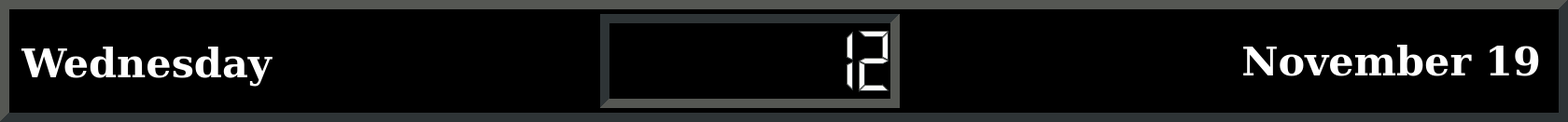
   <widget class="QFrame" name="dateTime_Widget">
    <property name="geometry">
     <rect>
      <x>0</x>
      <y>0</y>
      <width>1680</width>
      <height>131</height>
     </rect>
    </property>
    <property name="palette">
     <palette>
      <active>
       <colorrole role="WindowText">
        <brush brushstyle="SolidPattern">
         <color alpha="255">
          <red>255</red>
          <green>255</green>
          <blue>255</blue>
         </color>
        </brush>
       </colorrole>
       <colorrole role="Button">
        <brush brushstyle="SolidPattern">
         <color alpha="255">
          <red>0</red>
          <green>0</green>
          <blue>0</blue>
         </color>
        </brush>
       </colorrole>
       <colorrole role="Light">
        <brush brushstyle="SolidPattern">
         <color alpha="255">
          <red>85</red>
          <green>87</green>
          <blue>83</blue>
         </color>
        </brush>
       </colorrole>
       <colorrole role="Midlight">
        <brush brushstyle="SolidPattern">
         <color alpha="255">
          <red>85</red>
          <green>87</green>
          <blue>83</blue>
         </color>
        </brush>
       </colorrole>
       <colorrole role="Dark">
        <brush brushstyle="SolidPattern">
         <color alpha="255">
          <red>46</red>
          <green>52</green>
          <blue>54</blue>
         </color>
        </brush>
       </colorrole>
       <colorrole role="Mid">
        <brush brushstyle="SolidPattern">
         <color alpha="255">
          <red>0</red>
          <green>0</green>
          <blue>0</blue>
         </color>
        </brush>
       </colorrole>
       <colorrole role="Text">
        <brush brushstyle="SolidPattern">
         <color alpha="255">
          <red>255</red>
          <green>255</green>
          <blue>255</blue>
         </color>
        </brush>
       </colorrole>
       <colorrole role="BrightText">
        <brush brushstyle="SolidPattern">
         <color alpha="255">
          <red>255</red>
          <green>255</green>
          <blue>255</blue>
         </color>
        </brush>
       </colorrole>
       <colorrole role="ButtonText">
        <brush brushstyle="SolidPattern">
         <color alpha="255">
          <red>255</red>
          <green>255</green>
          <blue>255</blue>
         </color>
        </brush>
       </colorrole>
       <colorrole role="Base">
        <brush brushstyle="SolidPattern">
         <color alpha="255">
          <red>0</red>
          <green>0</green>
          <blue>0</blue>
         </color>
        </brush>
       </colorrole>
       <colorrole role="Window">
        <brush brushstyle="SolidPattern">
         <color alpha="255">
          <red>0</red>
          <green>0</green>
          <blue>0</blue>
         </color>
        </brush>
       </colorrole>
       <colorrole role="Shadow">
        <brush brushstyle="SolidPattern">
         <color alpha="255">
          <red>0</red>
          <green>0</green>
          <blue>0</blue>
         </color>
        </brush>
       </colorrole>
       <colorrole role="AlternateBase">
        <brush brushstyle="SolidPattern">
         <color alpha="255">
          <red>0</red>
          <green>0</green>
          <blue>0</blue>
         </color>
        </brush>
       </colorrole>
       <colorrole role="ToolTipBase">
        <brush brushstyle="SolidPattern">
         <color alpha="255">
          <red>255</red>
          <green>255</green>
          <blue>220</blue>
         </color>
        </brush>
       </colorrole>
       <colorrole role="ToolTipText">
        <brush brushstyle="SolidPattern">
         <color alpha="255">
          <red>0</red>
          <green>0</green>
          <blue>0</blue>
         </color>
        </brush>
       </colorrole>
       <colorrole role="PlaceholderText">
        <brush brushstyle="SolidPattern">
         <color alpha="128">
          <red>255</red>
          <green>255</green>
          <blue>255</blue>
         </color>
        </brush>
       </colorrole>
      </active>
      <inactive>
       <colorrole role="WindowText">
        <brush brushstyle="SolidPattern">
         <color alpha="255">
          <red>255</red>
          <green>255</green>
          <blue>255</blue>
         </color>
        </brush>
       </colorrole>
       <colorrole role="Button">
        <brush brushstyle="SolidPattern">
         <color alpha="255">
          <red>0</red>
          <green>0</green>
          <blue>0</blue>
         </color>
        </brush>
       </colorrole>
       <colorrole role="Light">
        <brush brushstyle="SolidPattern">
         <color alpha="255">
          <red>85</red>
          <green>87</green>
          <blue>83</blue>
         </color>
        </brush>
       </colorrole>
       <colorrole role="Midlight">
        <brush brushstyle="SolidPattern">
         <color alpha="255">
          <red>85</red>
          <green>87</green>
          <blue>83</blue>
         </color>
        </brush>
       </colorrole>
       <colorrole role="Dark">
        <brush brushstyle="SolidPattern">
         <color alpha="255">
          <red>46</red>
          <green>52</green>
          <blue>54</blue>
         </color>
        </brush>
       </colorrole>
       <colorrole role="Mid">
        <brush brushstyle="SolidPattern">
         <color alpha="255">
          <red>0</red>
          <green>0</green>
          <blue>0</blue>
         </color>
        </brush>
       </colorrole>
       <colorrole role="Text">
        <brush brushstyle="SolidPattern">
         <color alpha="255">
          <red>255</red>
          <green>255</green>
          <blue>255</blue>
         </color>
        </brush>
       </colorrole>
       <colorrole role="BrightText">
        <brush brushstyle="SolidPattern">
         <color alpha="255">
          <red>255</red>
          <green>255</green>
          <blue>255</blue>
         </color>
        </brush>
       </colorrole>
       <colorrole role="ButtonText">
        <brush brushstyle="SolidPattern">
         <color alpha="255">
          <red>255</red>
          <green>255</green>
          <blue>255</blue>
         </color>
        </brush>
       </colorrole>
       <colorrole role="Base">
        <brush brushstyle="SolidPattern">
         <color alpha="255">
          <red>0</red>
          <green>0</green>
          <blue>0</blue>
         </color>
        </brush>
       </colorrole>
       <colorrole role="Window">
        <brush brushstyle="SolidPattern">
         <color alpha="255">
          <red>0</red>
          <green>0</green>
          <blue>0</blue>
         </color>
        </brush>
       </colorrole>
       <colorrole role="Shadow">
        <brush brushstyle="SolidPattern">
         <color alpha="255">
          <red>0</red>
          <green>0</green>
          <blue>0</blue>
         </color>
        </brush>
       </colorrole>
       <colorrole role="AlternateBase">
        <brush brushstyle="SolidPattern">
         <color alpha="255">
          <red>0</red>
          <green>0</green>
          <blue>0</blue>
         </color>
        </brush>
       </colorrole>
       <colorrole role="ToolTipBase">
        <brush brushstyle="SolidPattern">
         <color alpha="255">
          <red>255</red>
          <green>255</green>
          <blue>220</blue>
         </color>
        </brush>
       </colorrole>
       <colorrole role="ToolTipText">
        <brush brushstyle="SolidPattern">
         <color alpha="255">
          <red>0</red>
          <green>0</green>
          <blue>0</blue>
         </color>
        </brush>
       </colorrole>
       <colorrole role="PlaceholderText">
        <brush brushstyle="SolidPattern">
         <color alpha="128">
          <red>255</red>
          <green>255</green>
          <blue>255</blue>
         </color>
        </brush>
       </colorrole>
      </inactive>
      <disabled>
       <colorrole role="WindowText">
        <brush brushstyle="SolidPattern">
         <color alpha="255">
          <red>46</red>
          <green>52</green>
          <blue>54</blue>
         </color>
        </brush>
       </colorrole>
       <colorrole role="Button">
        <brush brushstyle="SolidPattern">
         <color alpha="255">
          <red>0</red>
          <green>0</green>
          <blue>0</blue>
         </color>
        </brush>
       </colorrole>
       <colorrole role="Light">
        <brush brushstyle="SolidPattern">
         <color alpha="255">
          <red>85</red>
          <green>87</green>
          <blue>83</blue>
         </color>
        </brush>
       </colorrole>
       <colorrole role="Midlight">
        <brush brushstyle="SolidPattern">
         <color alpha="255">
          <red>85</red>
          <green>87</green>
          <blue>83</blue>
         </color>
        </brush>
       </colorrole>
       <colorrole role="Dark">
        <brush brushstyle="SolidPattern">
         <color alpha="255">
          <red>46</red>
          <green>52</green>
          <blue>54</blue>
         </color>
        </brush>
       </colorrole>
       <colorrole role="Mid">
        <brush brushstyle="SolidPattern">
         <color alpha="255">
          <red>0</red>
          <green>0</green>
          <blue>0</blue>
         </color>
        </brush>
       </colorrole>
       <colorrole role="Text">
        <brush brushstyle="SolidPattern">
         <color alpha="255">
          <red>46</red>
          <green>52</green>
          <blue>54</blue>
         </color>
        </brush>
       </colorrole>
       <colorrole role="BrightText">
        <brush brushstyle="SolidPattern">
         <color alpha="255">
          <red>255</red>
          <green>255</green>
          <blue>255</blue>
         </color>
        </brush>
       </colorrole>
       <colorrole role="ButtonText">
        <brush brushstyle="SolidPattern">
         <color alpha="255">
          <red>46</red>
          <green>52</green>
          <blue>54</blue>
         </color>
        </brush>
       </colorrole>
       <colorrole role="Base">
        <brush brushstyle="SolidPattern">
         <color alpha="255">
          <red>0</red>
          <green>0</green>
          <blue>0</blue>
         </color>
        </brush>
       </colorrole>
       <colorrole role="Window">
        <brush brushstyle="SolidPattern">
         <color alpha="255">
          <red>0</red>
          <green>0</green>
          <blue>0</blue>
         </color>
        </brush>
       </colorrole>
       <colorrole role="Shadow">
        <brush brushstyle="SolidPattern">
         <color alpha="255">
          <red>0</red>
          <green>0</green>
          <blue>0</blue>
         </color>
        </brush>
       </colorrole>
       <colorrole role="AlternateBase">
        <brush brushstyle="SolidPattern">
         <color alpha="255">
          <red>0</red>
          <green>0</green>
          <blue>0</blue>
         </color>
        </brush>
       </colorrole>
       <colorrole role="ToolTipBase">
        <brush brushstyle="SolidPattern">
         <color alpha="255">
          <red>255</red>
          <green>255</green>
          <blue>220</blue>
         </color>
        </brush>
       </colorrole>
       <colorrole role="ToolTipText">
        <brush brushstyle="SolidPattern">
         <color alpha="255">
          <red>0</red>
          <green>0</green>
          <blue>0</blue>
         </color>
        </brush>
       </colorrole>
       <colorrole role="PlaceholderText">
        <brush brushstyle="SolidPattern">
         <color alpha="128">
          <red>255</red>
          <green>255</green>
          <blue>255</blue>
         </color>
        </brush>
       </colorrole>
      </disabled>
     </palette>
    </property>
    <property name="autoFillBackground">
     <bool>true</bool>
    </property>
    <property name="frameShape">
     <enum>QFrame::Panel</enum>
    </property>
    <property name="frameShadow">
     <enum>QFrame::Raised</enum>
    </property>
    <property name="lineWidth">
     <number>10</number>
    </property>
    <property name="midLineWidth">
     <number>10</number>
    </property>
    <widget class="QLabel" name="dotw_label">
     <property name="geometry">
      <rect>
       <x>23</x>
       <y>17</y>
       <width>321</width>
       <height>101</height>
      </rect>
     </property>
     <property name="font">
      <font>
       <family>DejaVu Serif</family>
       <pointsize>32</pointsize>
       <weight>75</weight>
       <bold>true</bold>
      </font>
     </property>
     <property name="text">
      <string>Wednesday</string>
     </property>
    </widget>
    <widget class="QLabel" name="date_label">
     <property name="geometry">
      <rect>
       <x>1280</x>
       <y>10</y>
       <width>371</width>
       <height>111</height>
      </rect>
     </property>
     <property name="font">
      <font>
       <family>DejaVu Serif</family>
       <pointsize>32</pointsize>
       <weight>75</weight>
       <bold>true</bold>
      </font>
     </property>
     <property name="text">
      <string>November 19</string>
     </property>
     <property name="scaledContents">
      <bool>true</bool>
     </property>
     <property name="alignment">
      <set>Qt::AlignRight|Qt::AlignTrailing|Qt::AlignVCenter</set>
     </property>
    </widget>
    <widget class="QLCDNumber" name="clock">
     <property name="geometry">
      <rect>
       <x>643</x>
       <y>15</y>
       <width>321</width>
       <height>101</height>
      </rect>
     </property>
     <property name="font">
      <font>
       <pointsize>20</pointsize>
      </font>
     </property>
     <property name="layoutDirection">
      <enum>Qt::LeftToRight</enum>
     </property>
     <property name="frameShape">
      <enum>QFrame::Panel</enum>
     </property>
     <property name="frameShadow">
      <enum>QFrame::Sunken</enum>
     </property>
     <property name="lineWidth">
      <number>10</number>
     </property>
     <property name="midLineWidth">
      <number>0</number>
     </property>
     <property name="smallDecimalPoint">
      <bool>false</bool>
     </property>
     <property name="digitCount">
      <number>8</number>
     </property>
     <property name="mode">
      <enum>QLCDNumber::Dec</enum>
     </property>
     <property name="segmentStyle">
      <enum>QLCDNumber::Filled</enum>
     </property>
     <property name="value" stdset="0">
      <double>12.350000000000000</double>
     </property>
     <property name="intValue" stdset="0">
      <number>12</number>
     </property>
    </widget>
   </widget>
